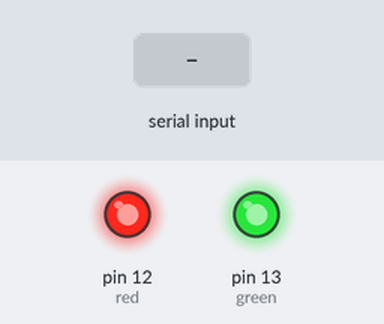
A sketch run on a simulated Arduino Uno, built with avr-gcc and run on an emulated ATmega328P. Parts: output pins drawn as LEDs (lit = HIGH). The inputs (shaded band) are chosen by the test bench.

Above: at 1.2 s.
1.3 s: "R" received over Serial
At 2.3 s:
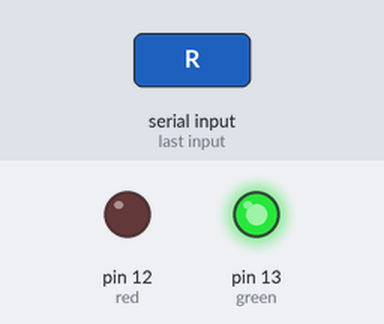
2.8 s: "G" received over Serial
At 3.5 s:
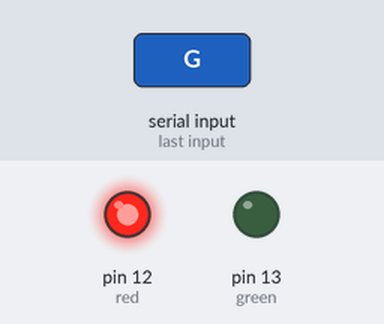
4.3 s: "O" received over Serial
At 4.6 s:
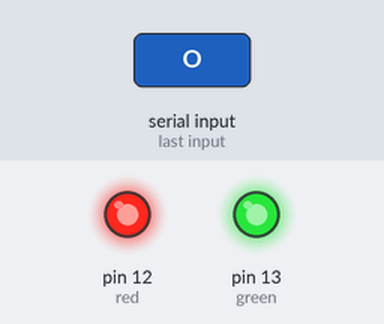
Timing chart, 0 to 7.3 s (numbered marks = the images above; inputs shaded):
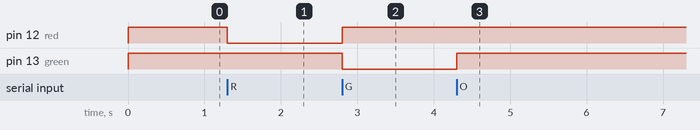

Measured:
- after the input at 1.3 s, pin 12 (red): HIGH → LOW at once
- after the input at 2.8 s, pin 12 (red): LOW → HIGH at once; pin 13 (green): HIGH → LOW at once
- after the input at 4.3 s, pin 13 (green): LOW → HIGH at once

The sketch:

ledarduino.ino
```cpp
int green = 13;
int red = 12;

void setup() {
    pinMode(green, OUTPUT);
    pinMode(red, OUTPUT);
    Serial.begin(9600);
    digitalWrite(green, HIGH);
    digitalWrite(red, HIGH);
}

void loop() {
    if (Serial.available() > 0) {
        char command = Serial.read();

        if (command == 'R') {
            digitalWrite(green, HIGH);
            digitalWrite(red, LOW);
        } else if (command == 'G') {
            digitalWrite(green, LOW);
            digitalWrite(red, HIGH);
        } else if (command == 'O') {
          digitalWrite(green, HIGH);
          digitalWrite(red, HIGH);
        }
    }
}
```
